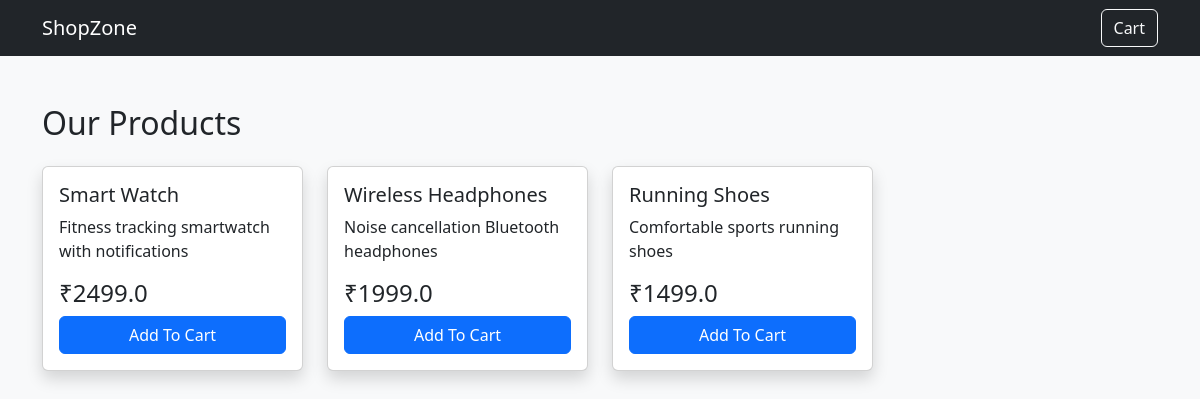
/dashboard, run on the app's committed database.
### app.py (models this page shows)
class Product(db.Model):
    id = db.Column(db.Integer, primary_key=True)
    name = db.Column(db.String(200))
    price = db.Column(db.Float)
    description = db.Column(db.String(400))

### app.py (the view)
@app.route("/dashboard")
def dashboard():
    products = Product.query.all()
    return render_template(
        "dashboard.html",
        products=products
    )

### templates/dashboard.html (shortened to what this page needs)
<!DOCTYPE html>
<html>
<head>
<link href="https://cdn.jsdelivr.net/npm/bootstrap@5.3.3/dist/css/bootstrap.min.css" rel="stylesheet">
</head>
<body class="bg-light">
<nav class="navbar navbar-dark bg-dark">
<div class="container">
<a class="navbar-brand">
ShopZone
</a>
<div>
<a class="btn btn-outline-light"
href="/cart">
Cart
</a>
</div>
</div>
</nav>
<div class="container mt-5">
<h2 class="mb-4">
Our Products
</h2>
<div class="row">
{% for p in products %}
<div class="col-md-3">
<div class="card shadow mb-4">
<div class="card-body">
<h5>
{{p.name}}
</h5>
<p>
{{p.description}}
</p>
<h4>
₹{{p.price}}
</h4>
<a class="btn btn-primary w-100"
href="/addcart/{{p.id}}">
Add To Cart
</a>
</div>
</div>
</div>
{% endfor %}
</div>
</div>
</body>
</html>

### data on the page
Product: name "Smart Watch", description "Fitness tracking smartwatch with notifications", price "2499.0"
Product: name "Wireless Headphones", description "Noise cancellation Bluetooth headphones", price "1999.0"
Product: name "Running Shoes", description "Comfortable sports running shoes", price "1499.0"
